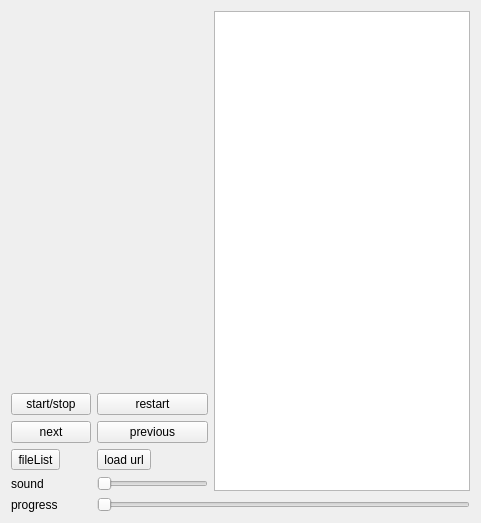
<?xml version="1.0" encoding="UTF-8"?>
<ui version="4.0">
 <class>audioClass</class>
 <widget class="QWidget" name="audioClass">
  <property name="geometry">
   <rect>
    <x>0</x>
    <y>0</y>
    <width>481</width>
    <height>523</height>
   </rect>
  </property>
  <property name="windowTitle">
   <string>audio</string>
  </property>
  <layout class="QGridLayout" name="gridLayout">
   <item row="0" column="0" colspan="2">
    <widget class="QWidget" name="widget" native="true"/>
   </item>
   <item row="0" column="2" rowspan="5">
    <widget class="QTreeView" name="treeView"/>
   </item>
   <item row="1" column="0">
    <widget class="QPushButton" name="pushButton_startorstop">
     <property name="text">
      <string>start/stop</string>
     </property>
    </widget>
   </item>
   <item row="1" column="1">
    <widget class="QPushButton" name="pushButton_restart">
     <property name="text">
      <string>restart</string>
     </property>
    </widget>
   </item>
   <item row="2" column="0">
    <widget class="QPushButton" name="pushButton_next">
     <property name="text">
      <string>next</string>
     </property>
    </widget>
   </item>
   <item row="2" column="1">
    <widget class="QPushButton" name="pushButton_previous">
     <property name="text">
      <string>previous</string>
     </property>
    </widget>
   </item>
   <item row="3" column="0">
    <widget class="QToolButton" name="toolButton_fileList">
     <property name="text">
      <string>fileList</string>
     </property>
    </widget>
   </item>
   <item row="3" column="1">
    <widget class="QToolButton" name="toolButton">
     <property name="text">
      <string>load url</string>
     </property>
    </widget>
   </item>
   <item row="4" column="0">
    <widget class="QLabel" name="label">
     <property name="text">
      <string>sound</string>
     </property>
    </widget>
   </item>
   <item row="4" column="1">
    <widget class="QSlider" name="horizontalSlider_sound">
     <property name="orientation">
      <enum>Qt::Horizontal</enum>
     </property>
    </widget>
   </item>
   <item row="5" column="0">
    <widget class="QLabel" name="label_2">
     <property name="text">
      <string>progress</string>
     </property>
    </widget>
   </item>
   <item row="5" column="1" colspan="2">
    <widget class="QSlider" name="horizontalSlider_progress">
     <property name="orientation">
      <enum>Qt::Horizontal</enum>
     </property>
    </widget>
   </item>
  </layout>
 </widget>
 <layoutdefault spacing="6" margin="11"/>
 <resources>
  <include location="audio.qrc"/>
 </resources>
 <connections/>
</ui>
